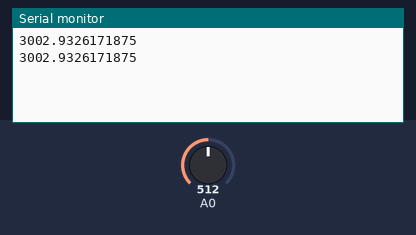
This sketch was run on a simulated Arduino Uno, built with avr-gcc and run on an emulated ATmega328P. On the bench: the last lines printed to the serial monitor. Inputs (shaded band) come from the test bench; at power-on: A0 = 512.

Above: at 1.8 s.
1.9 s: A0 set to 716
At 2.5 s:
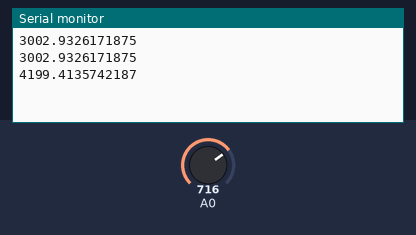
3.4 s: A0 set to 900
At 4.8 s:
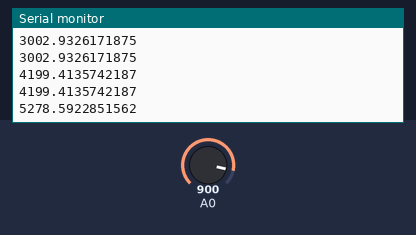
Timing chart, 0 to 6.4 s (numbered marks = the images above; inputs shaded):
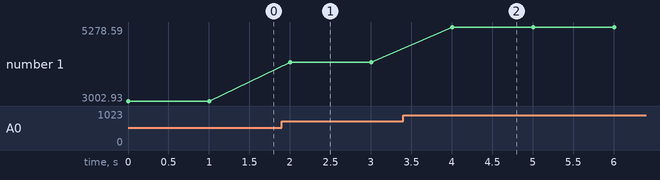

Measured:
- after the input at 1.9 s, the serial monitor: prints a new line after 0.10 s (image 1)
- after the input at 3.4 s, the serial monitor: prints a new line after 0.61 s (image 2)
- plotted number 1: 3002.93 → 4199.41 after the input at 1.9 s, 4199.41 → 5278.59 after the input at 3.4 s

The sketch:

sesion_3.ino
```cpp
#include <SoftwareSerial.h>

void setup()
{
  Serial.begin(9600); // open serial port, set the baud rate to 9600 bps
}
void loop()
{
      int val;
      val=analogRead(0);   //connect grayscale sensor to Analog 0
      float lux = (val*6000.0)/1023.0;//val*5.86;//(val*6000)/1023;
      Serial.println(lux,DEC);//print the value to serial
      delay(1000);
}
```
